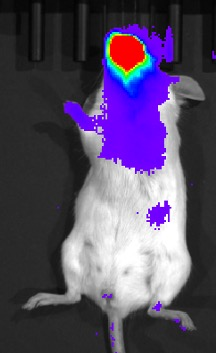
#> input picture rawdata/EXO1_2_12.jpg, 216 x 353 px
$ python -i image_norm.py   (imports and definitions only)
#> lines starting #> are read from the running program, lines starting #| are printed output that depends on the picture; after the words box and inside, x2 and y2 are one past the last pixel; in counts of white or black regions, pixels touching at a corner belong together
#> further down, picture is the input picture: shape (353, 216, 3); mean B, G, R 100, 74.6, 85.5

import cv2 as cv
import numpy as np
import imutils

def rotate(img, deg):
    """
    rotates an image img the degrees deg
    deg has value between -180 and 180

    """
    rotated = imutils.rotate_bound(img, deg)
    return rotated


def rotate_same_dim(img, deg):
    # grab the dimensions of the image and calculate the center of the
    # image
    if len(img.shape) > 2:
        (h, w) = img.shape[:2]
    else:
        (h, w) = img.shape
    (cX, cY) = (w // 2, h // 2)
    # rotate our image by 45 degrees around the center of the image
    M = cv.getRotationMatrix2D((cX, cY), deg, 1.0)
    rotated = cv.warpAffine(img, M, (w, h))
    return rotated

def paddImage(img, new_shape):
    """
    Cuts or pads the image with zeros to fit the shape new_shape

    img: np grayscale image
    new_shape: tuple with two values (height, width)

    return: an image with size new_shape
    """
    if img.shape[0] > new_shape[0]:
        img = img[:new_shape[0]]
    if img.shape[1] > new_shape[1]:
        img = img[:, :new_shape[1]]

    bottom = new_shape[0] - img.shape[0]
    right = new_shape[1] - img.shape[1]

    return cv.copyMakeBorder(img, 0, bottom, 0, right, cv.BORDER_CONSTANT)

def setGrayToBlack(img, threshold=150):
    """
    Sets the gray values of img to black.

    img: Needs to be a bgr numpy array
    threshold: value between 0-255, saturation values under this value gets set to black
    """
#> called with threshold = 150

    h, s, v = cv.split(cv.cvtColor(img, cv.COLOR_BGR2HSV)) #Convert image to hsv
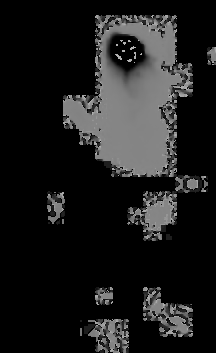
#> h: shape (353, 216); min 0, max 179, mean 28.2
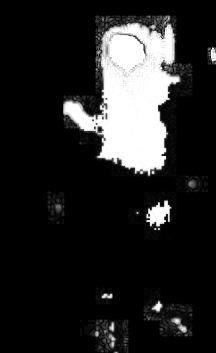
#> s: shape (353, 216); min 0, max 255, mean 36.7
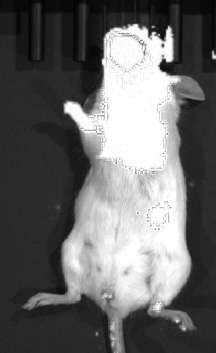
#> v: shape (353, 216); min 3, max 255, mean 104.2
    gray_mask = s < threshold # Set a binary mask where saturation is under threshold
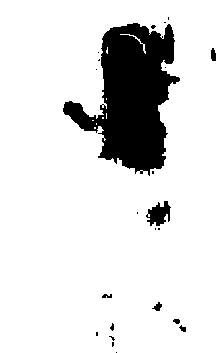
#> gray_mask: shape (353, 216) bool; 86.7% white; 23 black regions (15 under 20 px), largest, box (x1, y1, x2, y2) and area: (63, 23, 180, 176) 9508, (146, 201, 171, 226) 371, (211, 48, 216, 61) 54
    v[gray_mask] = 0 # Set the value to 0 (set to black) where the mask is True
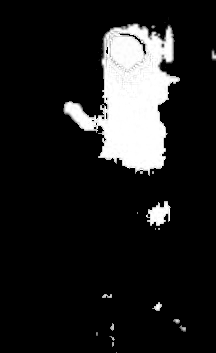
#> v: shape (353, 216); min 0, max 255, mean 31.5
    out_image = cv.cvtColor(cv.merge((h, s, v)), cv.COLOR_HSV2BGR) #Convert back to bgr
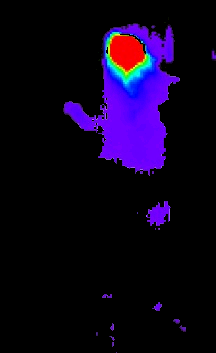
#> out_image: shape (353, 216, 3); mean B, G, R 27.7, 3.1, 13.6
    return out_image

>>> import cv2
>>> picture = cv2.imread('../rawdata/EXO1_2_12.jpg')
>>> result = setGrayToBlack(picture)

$ run again, on rawdata/EXO1_3_12.jpg
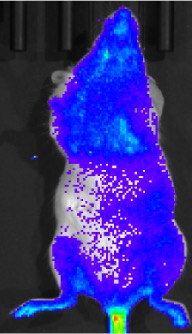
#> input picture rawdata/EXO1_3_12.jpg, 192 x 334 px
#> picture is the input picture: shape (334, 192, 3); mean B, G, R 133.4, 44.6, 51.9
#> in setGrayToBlack, `gray_mask = s < threshold`:
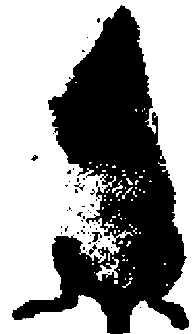
#> gray_mask: shape (334, 192) bool; 59.7% white; 50 black regions (45 under 20 px), largest, box (x1, y1, x2, y2) and area: (12, 5, 189, 334) 25536, (92, 232, 102, 242) 53, (89, 244, 97, 255) 36, (74, 183, 85, 191) 25, (31, 155, 38, 161) 24
#> in setGrayToBlack, `out_image = cv.cvtColor(cv.merge((h, s, v)), cv.COLOR_HSV2BGR)`:
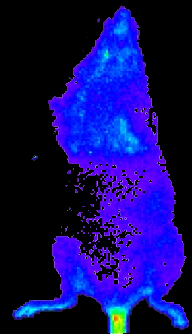
#> out_image: shape (334, 192, 3); mean B, G, R 97, 11.8, 17.6

$ run again, on rawdata/EXO1_3_20.jpg
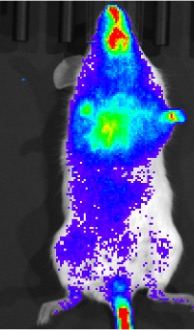
#> input picture rawdata/EXO1_3_20.jpg, 194 x 330 px
#> picture is the input picture: shape (330, 194, 3); mean B, G, R 120.4, 72.1, 66.2
#> in setGrayToBlack, `gray_mask = s < threshold`:
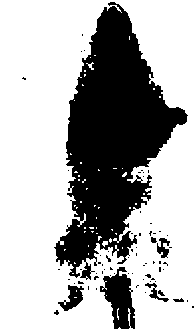
#> gray_mask: shape (330, 194) bool; 68.8% white; 69 black regions (61 under 20 px), largest, box (x1, y1, x2, y2) and area: (54, 2, 188, 280) 17810, (100, 267, 135, 329) 1263, (58, 285, 84, 311) 322
#> in setGrayToBlack, `out_image = cv.cvtColor(cv.merge((h, s, v)), cv.COLOR_HSV2BGR)`:
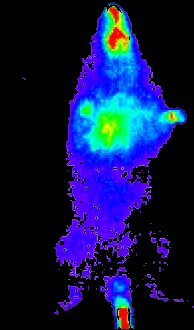
#> out_image: shape (330, 194, 3); mean B, G, R 67.6, 23.4, 15.7
